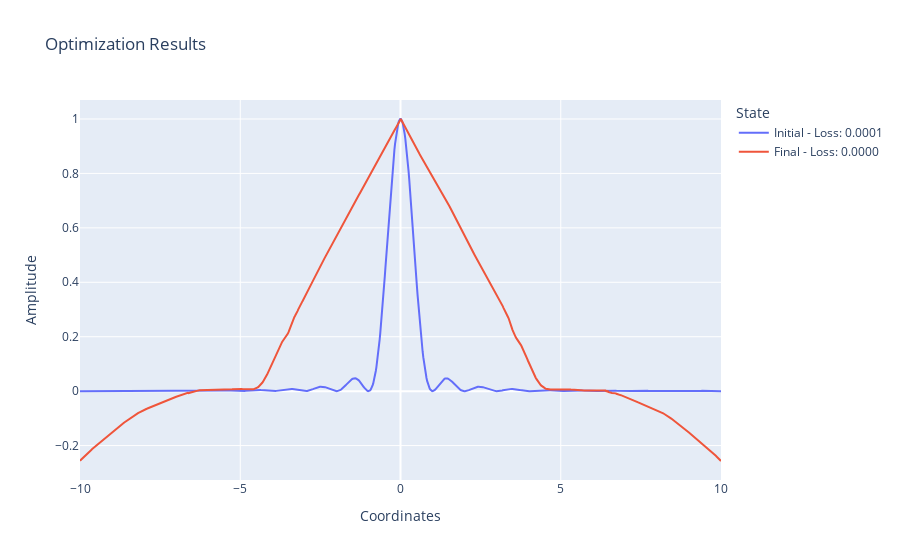

The cell this chart's notebook holds for it:
### Code cell
from collections.abc import Callable
from dataclasses import dataclass

import jax
import jax.numpy as jnp
import optax
import plotly.graph_objects as go
from jax_tqdm.loop_pbar import loop_tqdm

LossHistory = jax.Array
StepState = tuple[optax.Params, optax.OptState, LossHistory]
LossFn = Callable[[optax.Params], jax.Array]
ValueAndGradFn = Callable[[optax.Params], tuple[jax.Array, jax.Array]]
StepFn = Callable[[int, StepState], StepState]


@dataclass(frozen=True)
class Config:
    N: int = 1000
    MAX_ITERS: int = 200
    X_MIN: float = -10.0
    X_MAX: float = 10.0
    LAMBDA_LINEAR: float = 1
    LAMBDA_PEAK: float = 1


def get_initial_state(config: Config) -> jax.Array:
    # return jnp.zeros(config.N)
    x_coords = jnp.linspace(config.X_MIN, config.X_MAX, config.N)
    return jnp.sinc(x_coords) ** 2


def create_triangle_loss_fn(config: Config) -> LossFn:
    center_idx = config.N // 2

    @jax.jit
    def loss_fn(s: jax.Array) -> jax.Array:
        s_prime = jnp.diff(s, n=1)
        left_slopes = s_prime[:center_idx]
        right_slopes = s_prime[center_idx:]
        l_linear = jnp.var(left_slopes) + jnp.var(right_slopes)
        l_peak = (s[center_idx] - 1.0) ** 2

        return config.LAMBDA_LINEAR * l_linear + config.LAMBDA_PEAK * l_peak

    return loss_fn


def create_step_fn(
    solver: optax.GradientTransformationExtraArgs,
    loss_fn: LossFn,
    value_and_grad_fn: ValueAndGradFn,
    max_iters: int,
) -> StepFn:
    @jax.jit
    @loop_tqdm(max_iters, desc="Optimizing")
    def step_fn(i: int, state: StepState) -> StepState:
        params, opt_state, loss_history = state
        value, grad = value_and_grad_fn(params)
        updates, opt_state = solver.update(grad, opt_state, params, value=value, grad=grad, value_fn=loss_fn)
        params = optax.apply_updates(params, updates)
        loss_history = loss_history.at[i].set(value)
        return (params, opt_state, loss_history)

    return step_fn


def run_optimization(
    config: Config,
    s_initial: jax.Array,
    solver: optax.GradientTransformation,
    step_fn: StepFn,
) -> tuple[jax.Array, LossHistory]:
    initial_opt_state = solver.init(s_initial)
    initial_loss_history = jnp.zeros(config.MAX_ITERS)
    initial_state = (s_initial, initial_opt_state, initial_loss_history)

    (s_final, _, loss_history) = jax.lax.fori_loop(0, config.MAX_ITERS, step_fn, initial_state)

    s_final.block_until_ready()
    return s_final, loss_history


def plot_results(x_coords: jax.Array, s_initial: jax.Array, s_final: jax.Array, initial_loss: jax.Array, final_loss: jax.Array) -> None:
    fig = go.Figure()
    fig.add_trace(go.Scatter(x=x_coords, y=s_initial, name=f"Initial - Loss: {initial_loss:.4f}"))
    fig.add_trace(go.Scatter(x=x_coords, y=s_final, name=f"Final - Loss: {final_loss:.4f}"))
    fig.update_layout(
        title="Optimization Results",
        xaxis_title="Coordinates",
        yaxis_title="Amplitude",
        legend_title="State",
    )
    fig.show()


def main() -> None:
    config = Config()
    s_initial = get_initial_state(config)
    # loss_fn = create_mock_loss_fn(config)
    loss_fn = create_triangle_loss_fn(config)
    value_and_grad_fn = jax.value_and_grad(loss_fn)
    solver = optax.lbfgs(memory_size=100)
    step_fn = create_step_fn(solver, loss_fn, value_and_grad_fn, config.MAX_ITERS)
    s_final, loss_history = run_optimization(config, s_initial, solver, step_fn)
    initial_loss = loss_fn(s_initial)
    final_loss = loss_history[-1]
    print(f"Initial Loss: {initial_loss:.6f}, Final Loss: {final_loss:.6f}")

    x_coords = jnp.linspace(config.X_MIN, config.X_MAX, config.N)

    plot_results(x_coords, s_initial, s_final, initial_loss, final_loss)


if __name__ == "__main__":
    main()

### Figure 1 — Plotly figure (JSON) as saved in the notebook; plotly's stock layout.template omitted (floating-point values rounded to 4 significant figures; data arrays with more than 128 entries replaced by an {"elided": "..."} marker saying what was removed)
{"data": [{"name": "Initial - Loss: 0.0001", "type": "scatter", "x": {"elided": "1000 float values"}, "y": {"elided": "1000 float values"}}, {"name": "Final - Loss: 0.0000", "type": "scatter", "x": {"elided": "1000 float values"}, "y": {"elided": "1000 float values"}}], "layout": {"legend": {"title": {"text": "State"}}, "title": {"text": "Optimization Results"}, "xaxis": {"title": {"text": "Coordinates"}}, "yaxis": {"title": {"text": "Amplitude"}}}}
